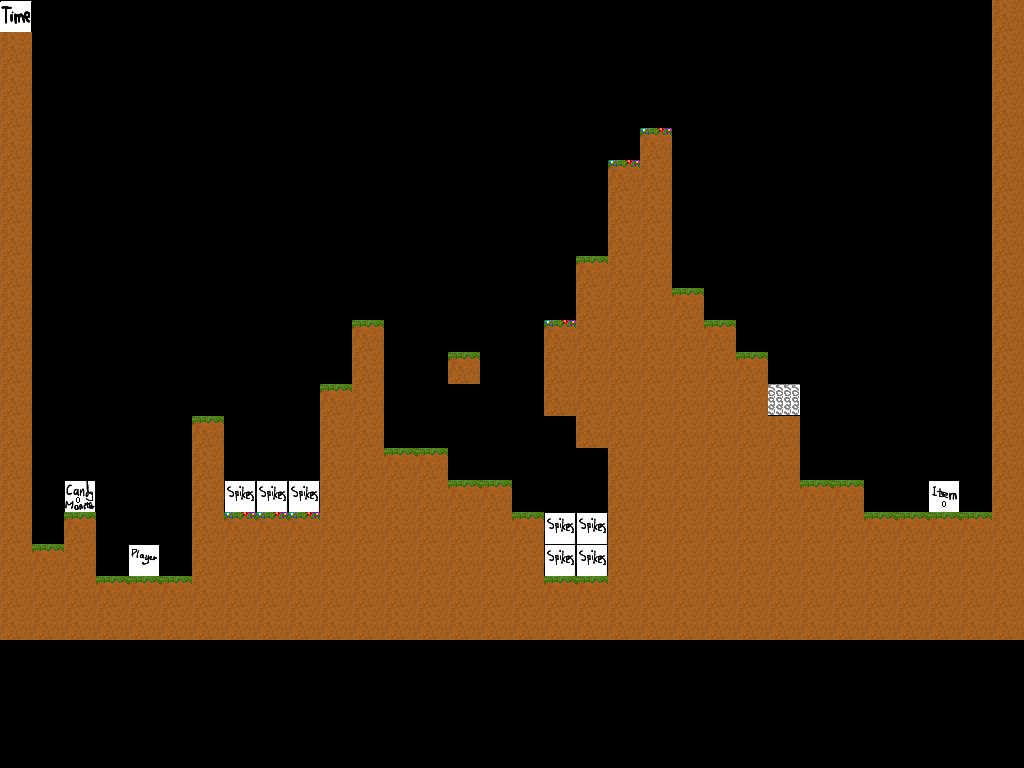

A 2D game scene composited from a Tiled map and its tileset images. What follows is a short description and the map's XML, with each tile layer's data collapsed to a summary:
An orthogonal 32x24 tile map with 32x32 px tiles, 3 tile layers (solids, data, position), 2 tilesets.

<map version="1.0" orientation="orthogonal" renderorder="right-down" width="32" height="24" tilewidth="32" tileheight="32" nextobjectid="1">
 <tileset firstgid="1" name="position32x32" tilewidth="32" tileheight="32" tilecount="12" columns="4">
  <image source="position32x32.png" width="128" height="97" />
  <tile id="0">
   <properties>
    <property name="candyNumber" value="0" />
    <property name="property" value="candyMonster" />
   </properties>
  </tile>
  <tile id="1">
   <properties>
    <property name="candyNumber" value="0" />
    <property name="property" value="item" />
   </properties>
  </tile>
  <tile id="2">
   <properties>
    <property name="candyNumber" value="3" />
    <property name="property" value="candyMonster" />
   </properties>
  </tile>
  <tile id="3">
   <properties>
    <property name="candyNumber" value="3" />
    <property name="property" value="item" />
   </properties>
  </tile>
  <tile id="4">
   <properties>
    <property name="candyNumber" value="1" />
    <property name="property" value="candyMonster" />
   </properties>
  </tile>
  <tile id="5">
   <properties>
    <property name="candyNumber" value="1" />
    <property name="property" value="item" />
   </properties>
  </tile>
  <tile id="6">
   <properties>
    <property name="property" value="moveableBox" />
   </properties>
  </tile>
  <tile id="7">
   <properties>
    <property name="time" value="50" />
   </properties>
  </tile>
  <tile id="8">
   <properties>
    <property name="candyNumber" value="2" />
    <property name="property" value="candyMonster" />
   </properties>
  </tile>
  <tile id="9">
   <properties>
    <property name="candyNumber" value="2" />
    <property name="property" value="item" />
   </properties>
  </tile>
  <tile id="10">
   <properties>
    <property name="property" value="player" />
   </properties>
  </tile>
  <tile id="11">
   <properties>
    <property name="property" value="spikes" />
   </properties>
  </tile>
 </tileset>
 <tileset firstgid="13" name="nya rutor" tilewidth="32" tileheight="32" tilecount="32" columns="4">
  <image source="JosRutor32x32.png" width="128" height="256" />
  <tile id="0">
   <properties>
    <property name="property" value="solidGround" />
   </properties>
  </tile>
  <tile id="1">
   <properties>
    <property name="property" value="solidGround" />
   </properties>
  </tile>
  <tile id="3">
   <properties>
    <property name="property" value="solidGround" />
   </properties>
  </tile>
  <tile id="4">
   <properties>
    <property name="property" value="spring" />
   </properties>
  </tile>
  <tile id="5">
   <properties>
    <property name="property" value="ice" />
   </properties>
  </tile>
  <tile id="8">
   <properties>
    <property name="property" value="iceSpring" />
   </properties>
  </tile>
  <tile id="14">
   <properties>
    <property name="property" value="solidGround" />
   </properties>
  </tile>
  <tile id="15">
   <properties>
    <property name="property" value="solidGround" />
   </properties>
  </tile>
  <tile id="16">
   <properties>
    <property name="property" value="ice" />
   </properties>
  </tile>
  <tile id="17">
   <properties>
    <property name="property" value="solidGround" />
   </properties>
  </tile>
  <tile id="19">
   <properties>
    <property name="property" value="solidGround" />
   </properties>
  </tile>
  <tile id="20">
   <properties>
    <property name="property" value="ice" />
   </properties>
  </tile>
  <tile id="21">
   <properties>
    <property name="property" value="solidGround" />
   </properties>
  </tile>
  <tile id="23">
   <properties>
    <property name="property" value="solidGround" />
   </properties>
  </tile>
 </tileset>
 <layer name="solids" width="32" height="24">
  <data>[768 cells, 353 non-empty, 5 distinct tile ids]</data>
 </layer>
 <layer name="data" width="32" height="24">
  <data>[768 cells, 1 non-empty, 1 distinct tile ids]</data>
 </layer>
 <layer name="position" width="32" height="24">
  <data>[768 cells, 10 non-empty, 4 distinct tile ids]</data>
 </layer>
</map>
